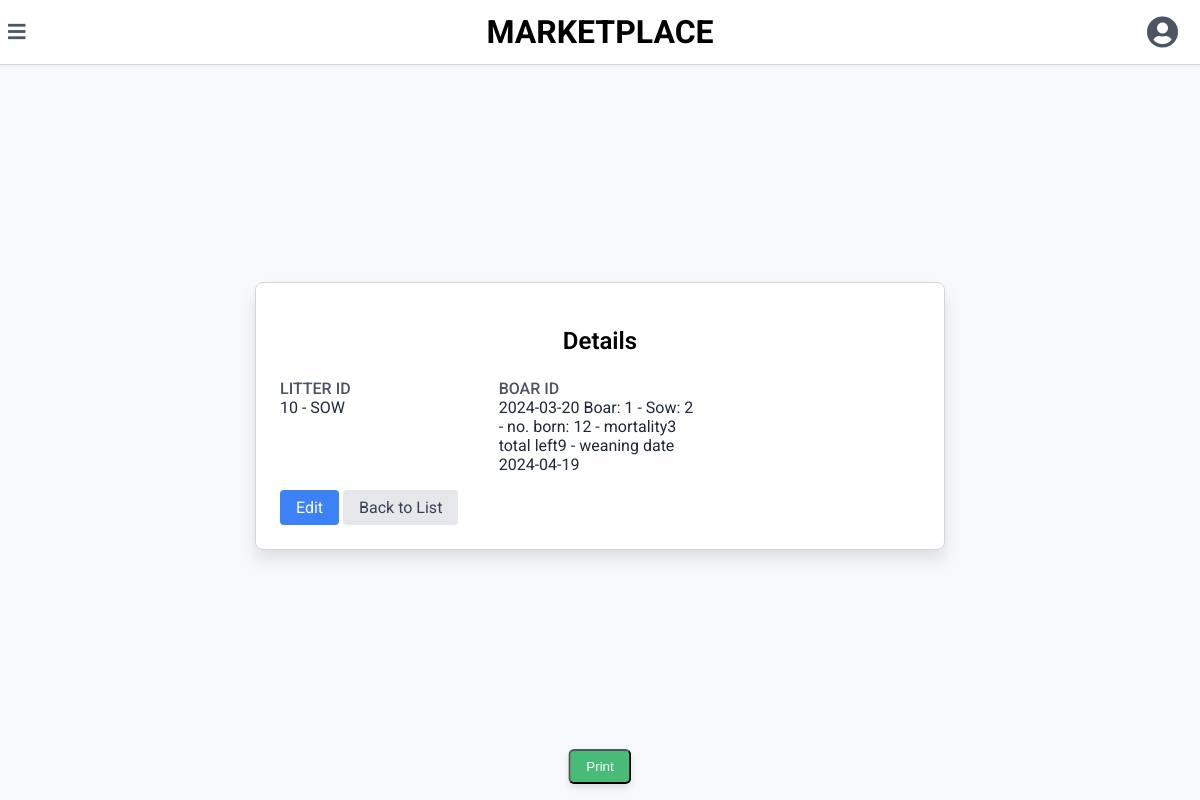
Screenshot of /4/details/allocate_L with the database file from the repository.
### inven/models.py (models this page shows, shortened)
class Litter_allocation(models.Model):
    litter = models.ForeignKey(Litter, verbose_name=_("Litter"), on_delete=models.CASCADE)
    farrowing = models.ForeignKey(Farrowing, verbose_name=_("Farrowing"), on_delete=models.CASCADE)
    class Meta:
        verbose_name = _("Litter_allocation")
        verbose_name_plural = _("Litter_allocations")

class Litter(models.Model):
    number = models.IntegerField(_("Litter ID"))
    sex = models.ForeignKey(Sex, verbose_name=_("Sex"), on_delete=models.CASCADE)
    class Meta:
        verbose_name = _("Litter")
        verbose_name_plural = _("Litters")
    def __str__(self):
        return f"{self.number} - {self.sex}"

class Farrowing(models.Model):
    date = models.DateField(_("Date"), auto_now=False, auto_now_add=False)
    boar_id = models.ForeignKey(
        Inven,
        on_delete=models.CASCADE,
        verbose_name=_("Boar"),
        limit_choices_to={'sex__name': 'BOAR'},  # Filter only Boars
        related_name='fallowing_as_boar'
    )
    sow_id = models.ForeignKey(
        Inven,
        on_delete=models.CASCADE,
        verbose_name=_("Sow"),
        limit_choices_to={'sex__name': 'SOW'},  # Filter only Sows
        related_name='farrowing_as_soW'
    )
    number_born = models.IntegerField(_("No. Born"))
    mortality = models.IntegerField(_("Mortality"))
    @property
    def total_left(self):
        return self.number_born - self.mortality
    @property
    def weaning(self):
        return self.date + timedelta(days=30)
    def __str__(self):
        return f"{self.date} Boar: {self.boar_id.id} - Sow: {self.sow_id.id} - no. born: {self.number_born} - mortality{self.mortality} total left{self.total_left} - weaning date {self.weaning}"
    class Meta:
        verbose_name = _("Farrowing")
        verbose_name_plural = _("Farrowings")

class Inven(models.Model):
    number = models.IntegerField(_("Pig ID"))
    tag_colour = models.ForeignKey(TagsColour,related_name='tagcolour', on_delete=models.CASCADE)
    breed = models.ForeignKey(Breeds, related_name='breed', on_delete=models.CASCADE)
    sex = models.ForeignKey(Sex, related_name='sex', on_delete=models.CASCADE)
    birth_date = models.DateField(_("Birth Date"), auto_now=False, auto_now_add=False)
    weight = models.IntegerField(_("Weight (kg)"))
    status = models.CharField(_("Health status"), max_length=100)
    arrival =models.DateField(_("arrival date"), auto_now=False, auto_now_add=False)
    location = models.CharField(_("address of seller farm"), max_length=255)
    class Meta:
        verbose_name_plural = "Invens"
        ordering = ['-birth_date']

### modelingdata/models.py (models this page shows)
class Sex(models.Model):
    name = models.CharField(max_length=222)
    def __str__(self):
        return self.name

### inven/views.py (the view)
# urls.py: path('<int:pk>/details/allocate_L', allocate_LDetailView.as_view(), name='allocate_L-detail'),
class allocate_LDetailView(DetailView):
    model = allocate_L
    template_name = 'allocate_L/detail.html'
    context_object_name = 'allocate_L'

### templates/allocate_L/detail.html (shortened to what this page needs)
{% extends "detail.html" %}
{% block page %}
<main class="content">
    <div class="table-container">
        <h2>Details</h2>
        <dl>
            <div>
                <dt>LITTER ID</dt>
                <dd>{{ allocate_L.litter }}</dd>
            </div>
            <div>
                <dt>BOAR ID</dt>
                <dd>{{ allocate_L.farrowing }}</dd>
            </div>
        </dl>
        <div class="mt-6 flex justify-end space-x-4">
            <a href="{% url 'allocate_L-update' allocate_L.pk %}" class="btn btn-primary">Edit</a>
            <a href="{% url 'allocate_L-list' %}" class="btn btn-secondary">Back to List</a>
        </div>
    </div>
</main>
{% endblock %}

### templates/firstlabel/main.html (style rules this page uses)
body { font-family: 'Roboto', sans-serif; background-color: #f3f4f6; margin: 0; padding: 0; }
.content { margin-left: 0; transition: margin-left 0.3s; padding: 1rem; padding-top: 5rem; }

### templates/detail.html (style rules this page uses)
body { font-family: 'Roboto', sans-serif; background-color: #f7fafc; margin: 0; padding: 0; display: flex; justify-content: center; align-items: center; height: 100vh; }
.content { margin-left: 0; margin-top: 16px; padding: 16px; transition: all 0.3s; display: flex; justify-content: center; width: 100%; }
.table-container { background-color: #ffffff; border: 1px solid #d1d5db; border-radius: 8px; padding: 24px; box-shadow: 0 10px 15px rgba(0, 0, 0, 0.1); width: 100%; max-width: 640px; margin: auto; }
.table-container h2 { font-size: 24px; font-weight: 600; margin-bottom: 24px; text-align: center; }
dl { display: grid; grid-template-columns: 1fr; gap: 16px; }
@media (min-width: 768px) { dl { grid-template-columns: repeat(3, 1fr); } }
dt { font-weight: 500; color: #4b5563; }
dd { color: #1f2937; margin: 0; }
.btn { display: inline-block; padding: 8px 16px; border-radius: 4px; text-decoration: none; text-align: center; transition: background-color 0.2s; }
.btn-primary { background-color: #3b82f6; color: #ffffff; }
.btn-secondary { background-color: #e5e7eb; color: #374151; }

### rows the page displays
Litter_allocation: litter "10 - SOW", farrowing "2024-03-20 Boar: 1 - Sow: 2 - no. born: 12 - mortality3 total left9 - weaning date 2024-04-19"
